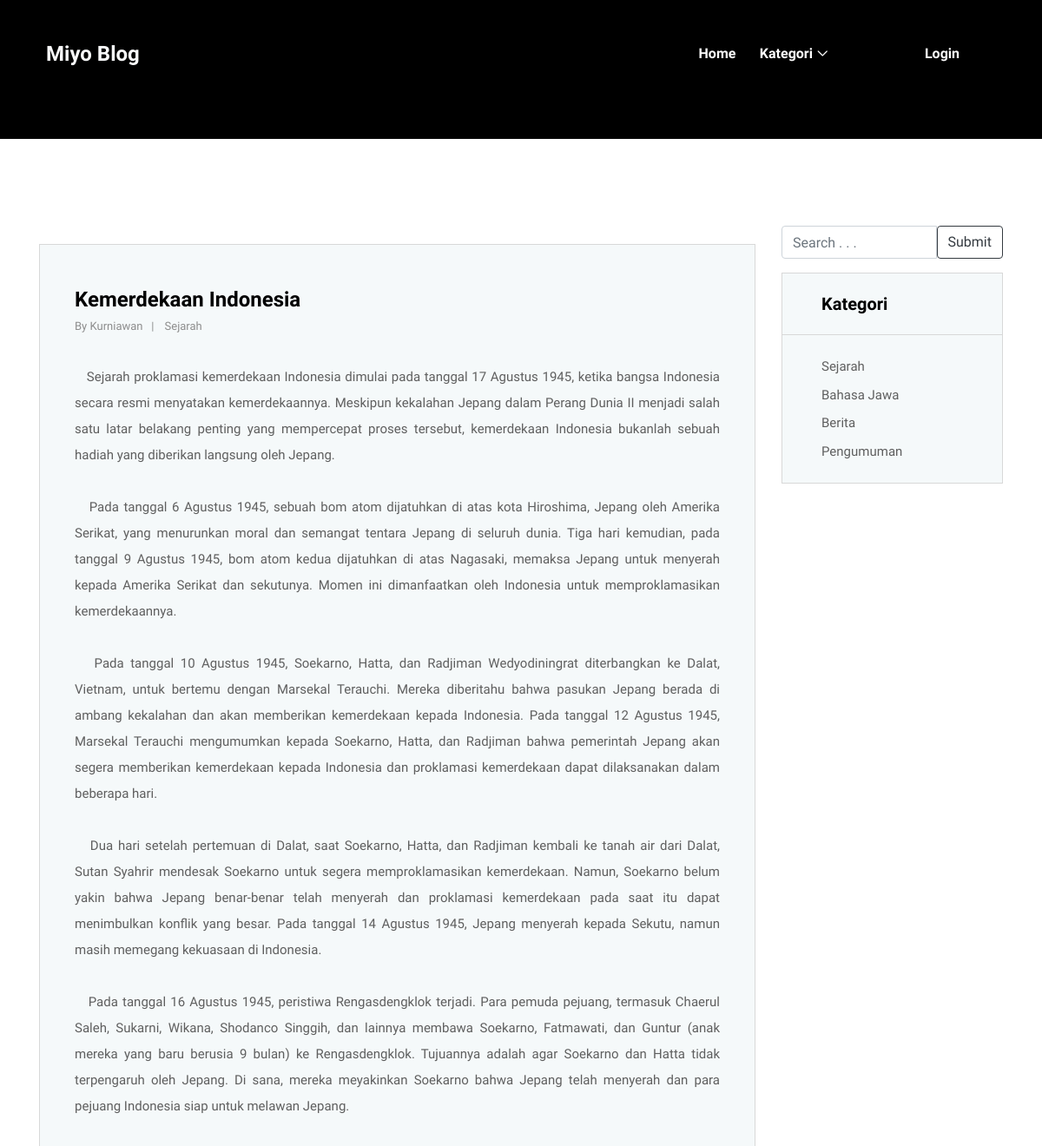
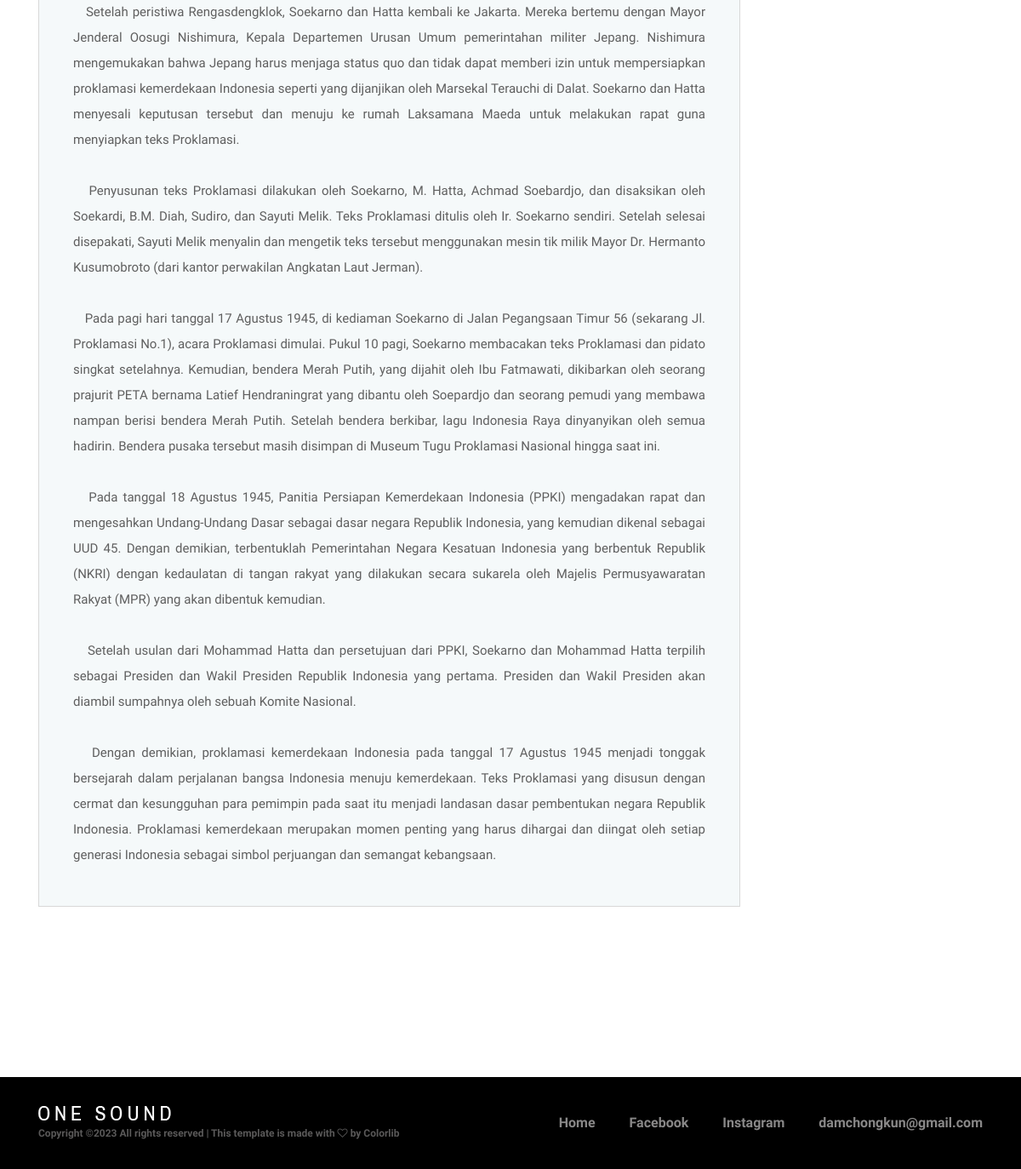
Screenshot of /Home/Article/Kemerdekaan-Indonesia with the database file from the repository (2 pictures, top to bottom).
### tables this page shows
CREATE TABLE `konfigurasi` (
  `id_konfigurasi` int(11) NOT NULL,
  `judul_web` varchar(200) NOT NULL,
  `profil_web` text NOT NULL,
  `instagram` varchar(100) NOT NULL,
  `facebook` varchar(100) NOT NULL,
  `email` varchar(100) NOT NULL,
  `alamat` varchar(150) NOT NULL,
  `no_wa` varchar(30) NOT NULL
);

CREATE TABLE `konten` (
  `id_konten` int(11) NOT NULL,
  `judul` varchar(200) NOT NULL,
  `keterangan` text NOT NULL,
  `foto` varchar(50) NOT NULL,
  `slug` varchar(200) NOT NULL,
  `id_kategori` varchar(20) NOT NULL,
  `tanggal` date NOT NULL,
  `username` varchar(50) NOT NULL
);

CREATE TABLE `kategori` (
  `id_kategori` int(11) NOT NULL,
  `nama_kategori` varchar(200) NOT NULL
);

### application/libraries/Template.php (called while the page is built, shortened)
<?php
class Template{
    var $template_data = array();
    function set($name, $value){
        $this->template_data[$name] = $value;
    }
    function load($template = '', $view = '' , $view_data = array(), $return = FALSE){
        $this->CI =& get_instance();
        $this->set('contents', $this->CI->load->view($view, $view_data, TRUE));
        return $this->CI->load->view($template, $this->template_data, $return);
    }
}

### application/controllers/Home.php (called while the page is built, shortened)
<?php
class Home extends CI_Controller
{
	public function Article($id)
	{
		$this->db->from('konfigurasi');
		$konfig = $this->db->get()->row();
		$this->db->from('kategori');
		$kategori = $this->db->get()->result_array();
		$this->db->from('konten a');
		$this->db->join('kategori b', 'a.id_kategori=b.id_kategori', 'left');
		$this->db->order_by('id_konten', 'DESC');
		$this->db->where('slug', $id);
		$konten = $this->db->get()->row();
		$data = array(
			'title' => $konten->judul . " | ",
			'konfig' => $konfig,
			'kategori' => $kategori,
			'konten' => $konten,
		);
		$this->template->load('user/layout/_template', 'user/pages/article-auth', $data);
	}
}

### index.php (called while the page is built, shortened)
<?php
require_once BASEPATH.'core/CodeIgniter.php';

### application/views/user/pages/article-auth.php (the view, shortened to what this page needs)
<section class="hero-area">
    <div class="single-hero-slide d-flex align-items-center justify-content-center" style="height: 20vh;">
        <div class="slide-img bg-img" style="background-color:black;">
        </div>
    </div>
</section>
<div class="blog-area section-padding-100">
    <div class="container">
        <div class="row">
            <div class="col-12 col-lg-9">
                <div class="single-blog-post mb-100 wow fadeInUp" data-wow-delay="100ms" style="visibility: visible; animation-delay: 100ms; animation-name: fadeInUp;">
                    <div class="blog-content">
                        <a href="#" class="post-title"><?= $konten->judul ?></a>
                        <div class="post-meta d-flex mb-30">
                            <p class="post-author">By<a href="#"> <?= $konten->username ?></a></p>
                            <p class="tags"><a href="#"><?= $konten->nama_kategori ?></a></p>
                        </div>
                        <p><?= $konten->keterangan ?></p>
                    </div>
                </div>
            </div>
            <div class="col-12 col-lg-3">
                <div class="">
                    <div class="input-group mb-3">
                        <input type="text" class="form-control" placeholder="Search . . ." name="search" autocomplete="off" aria-label="Recipient's username" aria-describedby="button-addon2">
                        <input class="btn btn-outline-dark" type="submit" id="button-addon2" name="submit">
                    </div>
                </div>
                <div class="blog-sidebar-area">
                    <div class="single-widget-area mb-30">
                        <div class="widget-title">
                            <h5>Kategori</h5>
                        </div>
                        <div class="widget-content">
                            <ul>
                                <?php foreach ($kategori as $data) { ?>
                                    <li><a href="<?= base_url('Home/Kategori/' . $data['id_kategori']) ?>"><?= $data['nama_kategori'] ?></a></li>
                                <?php } ?>
                            </ul>
                        </div>
                    </div>
                </div>
            </div>
        </div>
    </div>
</div>

### application/views/user/layout/_template.php (shortened to what this page needs)
<!DOCTYPE html>
<html lang="en">
<head>
    <?php require_once('_css.php') ?>
</head>
<body>
    <?php require_once('_navbar.php') ?>
    <?php echo $contents; ?>
    <?php require_once('_footer.php') ?>
</body>
</html>

### application/views/user/layout/_css.php (shortened to what this page needs)
<link rel="stylesheet" href="<?= base_url('assets/one-music/') ?>style.css">

### application/views/user/layout/_navbar.php (shortened to what this page needs)
<header class="header-area">
    <div id="sticky-wrapper" class="sticky-wrapper">
        <div class="oneMusic-main-menu">
            <div class="classy-nav-container breakpoint-off light left">
                <div class="container">
                    <nav class="classy-navbar justify-content-between" id="oneMusicNav">
                        <a href="<?= base_url('Home') ?>" class="nav-brand">
                            <h4 class="m-2 text-light row"><?= $konfig->judul_web; ?></h4>
                        </a>
                        <div class="classy-menu">
                            <div class="classynav">
                                <ul>
                                    <li><a href="<?= base_url('Home') ?>">Home</a></li>
                                    <li class="cn-dropdown-item has-down"><a href="#">Kategori</a>
                                    </li>
                                </ul>
                                <div class="login-register-cart-button d-flex align-items-center">
                                    <?php if ($this->session->userdata('name') == NULL) { ?>
                                        <div class="login-register-btn mr-50">
                                            <a href="#" type="button" data-toggle="modal" data-target="#login">
                                                Login
                                            </a>
                                        </div>
                                    <?php } ?>
                                </div>
                            </div>
                        </div>
                    </nav>
                </div>
            </div>
        </div>
    </div>
</header>

### application/views/user/layout/_footer.php (shortened to what this page needs)
<footer class="footer-area">
    <div class="container">
        <div class="row d-flex flex-wrap align-items-center">
            <div class="col-12 col-md-6">
                <a href="#"><img src="img/core-img/logo.png" alt=""></a>
                <p class="copywrite-text"><a href="#">
                        Copyright &copy; All rights reserved | This template is made with <i class="fa fa-heart-o" aria-hidden="true"></i> by <a href="https://colorlib.com" target="_blank">Colorlib</a>
                        </p>
            </div>
            <div class="col-12 col-md-6">
                <div class="footer-nav">
                    <ul>
                        <li><a href="#">Home</a></li>
                        <li><a href="<?= $konfig->facebook ?>">Facebook</a></li>
                        <li><a href="<?= $konfig->instagram ?>">Instagram</a></li>
                        <li><a href="#"><?= $konfig->email ?></a></li>
                    </ul>
                </div>
            </div>
        </div>
    </div>
</footer>

### assets/one-music/css/classy-nav.css (style rules this page uses)
* { margin: 0; padding: 0; }
body { font-family: "Roboto", sans-serif; }
ul, ol { margin: 0; }
ul li, ol li { list-style: none; }
img { height: auto; max-width: 100%; }
.bg-img { background-position: center center; background-size: cover; background-repeat: no-repeat; }
.classy-nav-container { position: relative; z-index: 100; background-color: #ffffff; }
.classy-nav-container * { box-sizing: border-box; }
.classy-nav-container a { -webkit-transition-duration: 500ms; transition-duration: 500ms; text-decoration: none; outline: none; font-size: 14px; font-weight: 400; color: #232323; display: inline-block; }
.justify-content-between { -webkit-box-pack: justify; -ms-flex-pack: justify; justify-content: space-between; }
.justify-content-center { -webkit-box-pack: center; -ms-flex-pack: center; justify-content: center; }
.classy-navbar { width: 100%; height: 70px; padding: 0.5em 2em; display: -webkit-box; display: -ms-flexbox; display: flex; -webkit-box-align: center; -ms-flex-align: center; -ms-grid-row-align: center; align-items: center; }
.classy-navbar .nav-brand { font-size: 26px; font-weight: 500; color: #565656; display: inline-block; margin-right: 30px; }
.classynav ul li { display: inline-block; clear: both; position: inherit; z-index: 10; }
.classynav ul li.cn-dropdown-item { position: relative; z-index: 10; }
.classynav ul li a { padding: 0 12px; display: block; height: 35px; font-size: 14px; line-height: 34px; }
.classynav ul li.megamenu-item > a:after, .classynav ul li.has-down > a:after { font-family: 'classyfonts'; content: "\e900"; font-size: 12px; color: #000000; padding-left: 5px; -webkit-transition-duration: 500ms; transition-duration: 500ms; }
.breakpoint-off .classynav { display: -webkit-box; display: -ms-flexbox; display: flex; -webkit-box-align: center; -ms-flex-align: center; -ms-grid-row-align: center; align-items: center; }

### rows the page displays
konfigurasi: judul_web "Miyo Blog", email "damchongkun@gmail.com"
konten: judul "Kemerdekaan Indonesia", username "Kurniawan", id_kategori.nama_kategori "Sejarah", keterangan "Sejarah proklamasi kemerdekaan Indonesia dimulai pada tanggal 17 Agustus 1945, ketika bangsa Indonesia secara resmi menyatakan kemerdekaannya. Meskipun kekalahan Jepang dalam Perang Dunia II menjadi salah satu latar belakang penting yang mempercepat proses tersebut, kemerdekaan Indonesia bukanlah sebuah hadiah yang diberikan langsung oleh Jepang. Pada tanggal 6 Agustus 1945, sebuah bom atom dijatuhkan di atas kota Hiroshima, Jepang oleh Amerika Serikat, yang menurunkan moral dan semangat tentara Jepang di seluruh dunia. Tiga hari kemudian, pada tanggal 9 Agustus 1945, bom atom kedua dijatuhkan di atas Nagasaki, memaksa Jepang untuk menyerah kepada Amerika Serikat dan sekutunya. Momen ini…"
kategori: nama_kategori "Sejarah"
kategori: nama_kategori "Bahasa Jawa"
kategori: nama_kategori "Berita"
kategori: nama_kategori "Pengumuman"
